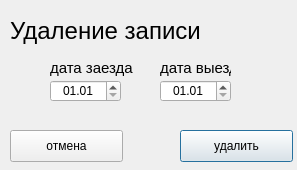
<?xml version="1.0" encoding="UTF-8"?>
<ui version="4.0">
 <class>Dialog</class>
 <widget class="QDialog" name="Dialog">
  <property name="geometry">
   <rect>
    <x>0</x>
    <y>0</y>
    <width>297</width>
    <height>170</height>
   </rect>
  </property>
  <property name="windowTitle">
   <string>Dialog</string>
  </property>
  <widget class="QDateEdit" name="date_out">
   <property name="geometry">
    <rect>
     <x>160</x>
     <y>80</y>
     <width>71</width>
     <height>22</height>
    </rect>
   </property>
   <property name="alignment">
    <set>Qt::AlignCenter</set>
   </property>
   <property name="displayFormat">
    <string>dd.MM</string>
   </property>
  </widget>
  <widget class="QDateEdit" name="date_in">
   <property name="geometry">
    <rect>
     <x>50</x>
     <y>80</y>
     <width>71</width>
     <height>22</height>
    </rect>
   </property>
   <property name="alignment">
    <set>Qt::AlignCenter</set>
   </property>
   <property name="displayFormat">
    <string>dd.MM</string>
   </property>
  </widget>
  <widget class="QLabel" name="lbl_dateOut">
   <property name="geometry">
    <rect>
     <x>160</x>
     <y>60</y>
     <width>71</width>
     <height>16</height>
    </rect>
   </property>
   <property name="font">
    <font>
     <pointsize>11</pointsize>
    </font>
   </property>
   <property name="text">
    <string>дата выезда</string>
   </property>
  </widget>
  <widget class="QLabel" name="lbl_dateIn">
   <property name="geometry">
    <rect>
     <x>50</x>
     <y>60</y>
     <width>111</width>
     <height>16</height>
    </rect>
   </property>
   <property name="font">
    <font>
     <pointsize>11</pointsize>
    </font>
   </property>
   <property name="text">
    <string>дата заезда</string>
   </property>
  </widget>
  <widget class="QLabel" name="lbl_name">
   <property name="geometry">
    <rect>
     <x>10</x>
     <y>10</y>
     <width>271</width>
     <height>41</height>
    </rect>
   </property>
   <property name="font">
    <font>
     <pointsize>18</pointsize>
    </font>
   </property>
   <property name="text">
    <string>Удаление записи</string>
   </property>
  </widget>
  <widget class="QPushButton" name="btn_del">
   <property name="geometry">
    <rect>
     <x>180</x>
     <y>130</y>
     <width>113</width>
     <height>32</height>
    </rect>
   </property>
   <property name="text">
    <string>удалить</string>
   </property>
  </widget>
  <widget class="QPushButton" name="btn_cancel">
   <property name="geometry">
    <rect>
     <x>10</x>
     <y>130</y>
     <width>113</width>
     <height>32</height>
    </rect>
   </property>
   <property name="text">
    <string>отмена</string>
   </property>
  </widget>
 </widget>
 <resources/>
 <connections/>
</ui>
